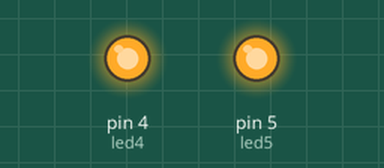
Recording of a sketch running on a simulated Arduino Uno, built with avr-gcc and run on an emulated ATmega328P. On the bench: output pins drawn as LEDs (lit = HIGH).

Above: at 0.2 s.
At 3.5 s:
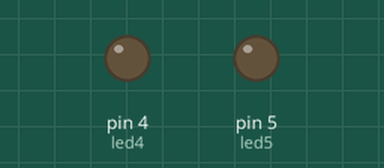
Timing chart, 0 to 5.2 s (numbered marks = the images above):
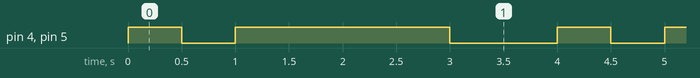

The sketch:

funcionesVoid.ino
```cpp
int led4 = 4;
int led5 = 5;
void setup() {
  pinMode(led4, OUTPUT);
  pinMode(led5, OUTPUT);
}

void loop() {
  encenderLeds();
  delay(500);
  apagarLeds();
  delay(500);
  encenderLeds();
  delay(2000);
  apagarLeds();
  delay(1000);
}

void encenderLeds() {
  digitalWrite(led4, 1);
  digitalWrite(led5, 1);
}

void apagarLeds() {
  digitalWrite(led4, 0);
  digitalWrite(led5, 0);
}
```

Measured:
- by itself, pin 4 (led4), pin 5 (led5): repeats every 4.0 s: LOW 0.50 s, HIGH 2.0 s, LOW 1.0 s, HIGH 0.50 s
- by itself, everything shown: repeats every 4.0 s, in 4 steps
